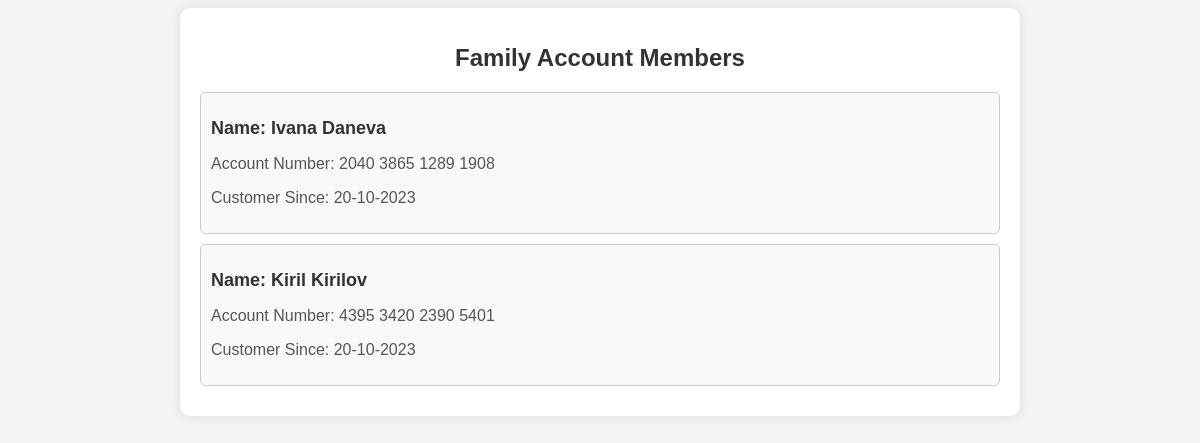
The page /members/ on the database its author committed.
### base/models.py (models this page shows, shortened)
class Account(models.Model):
    holder = models.ForeignKey(Customer, on_delete=models.SET_NULL, null=True)
    number = models.CharField(max_length=20)
    amount = models.DecimalField(default=0, max_digits=20, decimal_places=2)
    updated = models.DateTimeField(auto_now=True)
    created = models.DateTimeField(auto_now_add=True)
    members = models.ManyToManyField(Customer, related_name="members", blank=True, null=True)
    type = models.CharField(max_length=20, choices=TYPES, blank=True)
    name = models.CharField(max_length=50, null=True)

class Customer(models.Model):
    name = models.CharField(max_length=200)
    date_of_birth = models.DateTimeField(default=timezone.now)
    personal_number = models.CharField(max_length=15, default="0000000000")
    gender = models.CharField(max_length=20, choices=GENDERS, default="Male")

### base/views.py (the view)
# urls.py: path("members/", views.family_members, name="members")
def family_members(request):
    account = Account.objects.get(name="Kirilovi")
    member_accounts = []
    for m in account.members.all():
        current_account = Account.objects.get(name=m.name)
        if current_account.number != account.number:
            member_accounts.append(current_account)
    context = {"account": account, "member_accounts": member_accounts}
    return render(request, "members.html", context)

### templates/members.html (shortened to what this page needs)
<!DOCTYPE html>
{% load static %}
<html lang="en">
<head>
    <link rel="stylesheet" href="{% static 'styles/member_styles.css' %}">
</head>
<body>
    <div class="container">
        <h1>Family Account Members</h1>
        <div class="members-list">
            {% for m in member_accounts %}
            <div class="member">
                <div class="member-info">
                    <h2>Name: {{ m.holder.name }}</h2>
                    <p>Account Number: {{ m.number }}</p>
                </div>
                <div class="customer-since">
                    <p>Customer Since: {{ m.created|date:"d-m-Y"}}</p>
                </div>
            </div>
            {% endfor %}
        </div>
    </div>
</body>
</html>

### static/styles/member_styles.css (style rules this page uses)
body { font-family: Arial, sans-serif; background-color: #f3f3f3; }
.container { max-width: 800px; margin: 0 auto; background-color: #fff; padding: 20px; border-radius: 10px; box-shadow: 0 0 10px rgba(0, 0, 0, 0.1); }
h1 { text-align: center; font-size: 24px; color: #333; }
.members-list { margin-top: 20px; }
.member { border: 1px solid #ccc; padding: 10px; margin-bottom: 10px; border-radius: 5px; background-color: #f9f9f9; }
.member-info { margin-bottom: 10px; }
h2 { font-size: 18px; color: #333; }
p { font-size: 16px; color: #555; }
.customer-since { font-size: 16px; color: #555; }

### rows shown on the page
Account: holder.name "Ivana Daneva", number "2040 3865 1289 1908", created "20-10-2023"
Account: holder.name "Kiril Kirilov", number "4395 3420 2390 5401", created "20-10-2023"
